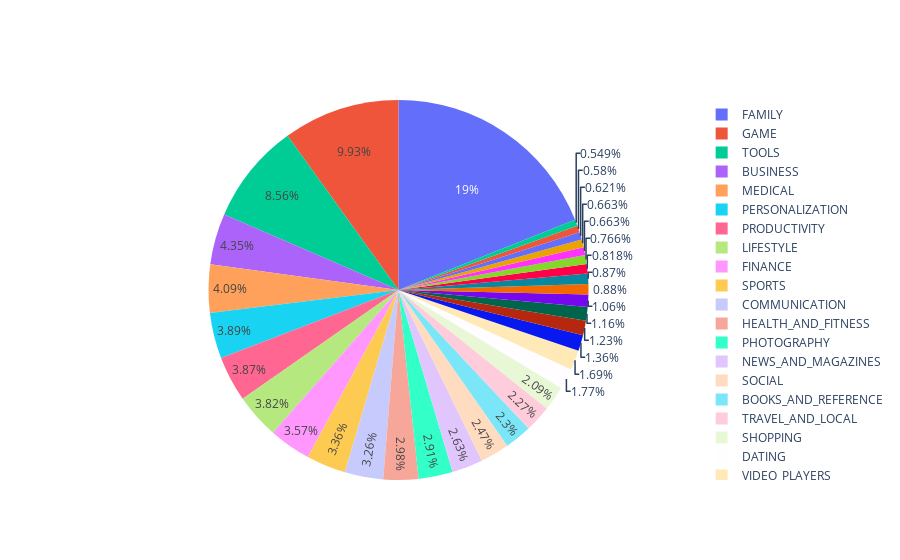

The notebook cell saved with this chart:
### Markdown cell above
## Android market breakdown
Which category has the highest share of (active) apps in the market?

### Code cell
number_of_apps_in_category = df['Category'].value_counts().sort_values(ascending=True)

data = [go.Pie(
        labels = number_of_apps_in_category.index,
        values = number_of_apps_in_category.values,
        hoverinfo = 'label+value'
    
)]

plotly.offline.iplot(data, filename='active_category')

### Figure 1 — Plotly figure (JSON) as saved in the notebook; plotly's stock layout.template omitted (floating-point values rounded to 4 significant figures)
{"data": [{"hoverinfo": "label+value", "labels": ["BEAUTY", "COMICS", "PARENTING", "ART_AND_DESIGN", "EVENTS", "HOUSE_AND_HOME", "WEATHER", "LIBRARIES_AND_DEMO", "AUTO_AND_VEHICLES", "ENTERTAINMENT", "FOOD_AND_DRINK", "EDUCATION", "MAPS_AND_NAVIGATION", "VIDEO_PLAYERS", "DATING", "SHOPPING", "TRAVEL_AND_LOCAL", "BOOKS_AND_REFERENCE", "SOCIAL", "NEWS_AND_MAGAZINES", "PHOTOGRAPHY", "HEALTH_AND_FITNESS", "COMMUNICATION", "SPORTS", "FINANCE", "LIFESTYLE", "PRODUCTIVITY", "PERSONALIZATION", "MEDICAL", "BUSINESS", "TOOLS", "GAME", "FAMILY"], "type": "pie", "values": [53, 56, 60, 64, 64, 74, 79, 84, 85, 102, 112, 119, 131, 163, 171, 202, 219, 222, 239, 254, 281, 288, 315, 325, 345, 369, 374, 376, 395, 420, 827, 959, 1832]}], "layout": {}}
